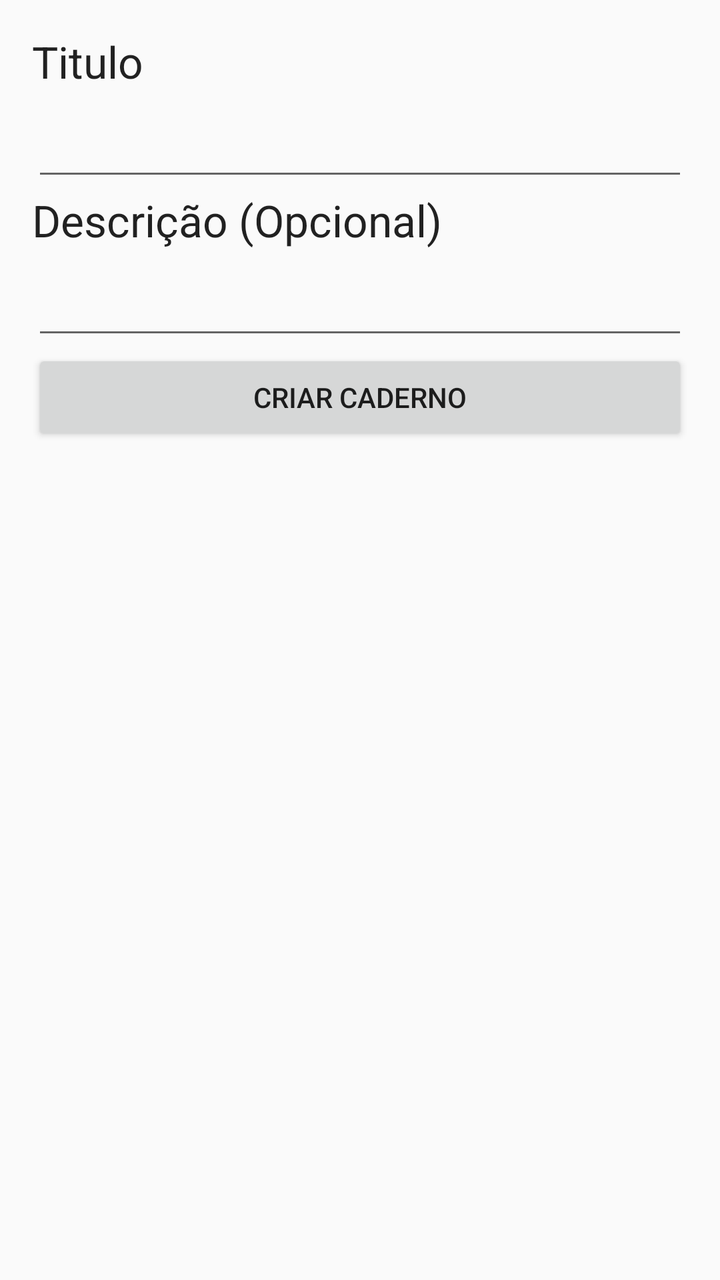
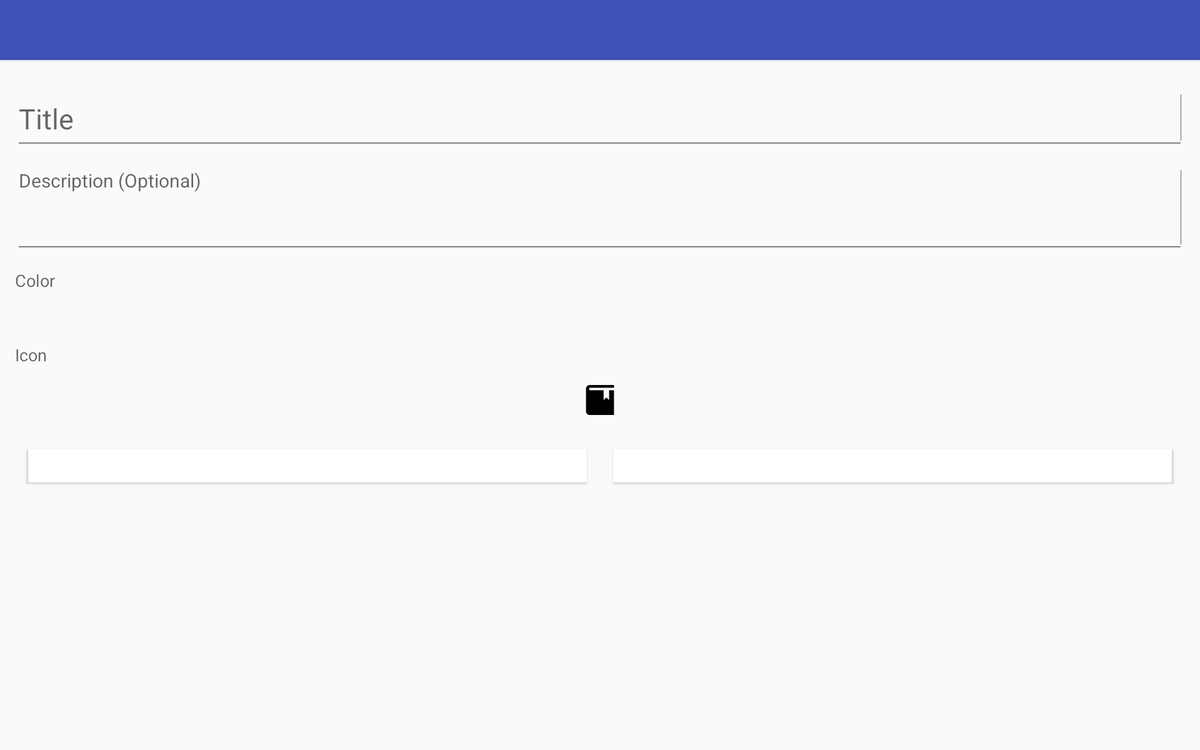

An Android layout and its configuration variant, each rendered on a device that would load it. The default file and the variant file are quoted in full after the pictures.
<!-- AndroidManifest.xml: application theme MyTheme -->
<!-- res/layout/fragment_criar_caderno.xml -->
<RelativeLayout xmlns:android="http://schemas.android.com/apk/res/android"
    xmlns:tools="http://schemas.android.com/tools" android:layout_width="match_parent"
    android:layout_height="match_parent" android:paddingLeft="@dimen/activity_horizontal_margin"
    android:paddingRight="@dimen/activity_horizontal_margin"
    android:paddingTop="@dimen/activity_vertical_margin"
    android:paddingBottom="@dimen/activity_vertical_margin"
    tools:context="com.lab11.nolram.cadernocamera.CriarCadernoActivityFragment">


    <LinearLayout
        android:orientation="vertical"
        android:layout_width="match_parent"
        android:layout_height="match_parent"
        android:id="@+id/linearLayout">

        <TextView
            android:layout_width="wrap_content"
            android:layout_height="wrap_content"
            android:textAppearance="?android:attr/textAppearanceLarge"
            android:text="Titulo"
            android:id="@+id/txt_titulo" />

        <EditText
            android:layout_width="fill_parent"
            android:layout_height="50dp"
            android:id="@+id/edtxt_titulo" />

        <TextView
            android:layout_width="wrap_content"
            android:layout_height="wrap_content"
            android:textAppearance="?android:attr/textAppearanceLarge"
            android:text="Descrição (Opcional)"
            android:id="@+id/txt_descricao" />

        <EditText
            android:layout_width="fill_parent"
            android:layout_height="50dp"
            android:id="@+id/edtxt_descricao" />

        <Button
            android:layout_width="fill_parent"
            android:layout_height="wrap_content"
            android:text="Criar Caderno"
            android:id="@+id/btn_criar_caderno" />
    </LinearLayout>
</RelativeLayout>
<!-- resources referenced by this layout -->
<resources>
  <dimen name="activity_horizontal_margin">16dp</dimen>
  <dimen name="activity_vertical_margin">16dp</dimen>
  <!-- from res/values-v21/ -->
  <style name="MyTheme" parent="MyTheme.Base" />
  <!-- from res/values-v21/ -->
  <style name="MyTheme.Base" parent="Theme.AppCompat.Light.DarkActionBar">
          <item name="windowNoTitle">true</item>
          
          <item name="windowActionBar">false</item>
          
          
          <item name="colorPrimary">@color/cor_fundo</item>
          
          <item name="colorPrimaryDark">@color/cor_fundo</item>
          
          <item name="colorAccent">@color/accent</item>
  
          <item name="android:windowNoTitle">true</item>
          
          <item name="android:windowActionBar">false</item>
          
          
          <item name="android:colorPrimary">@color/cor_fundo</item>
          
          <item name="android:colorPrimaryDark">@color/cor_fundo</item>
          
          <item name="android:colorAccent">@color/accent</item>
          <item name="android:progressBarStyle">@color/cor_forte</item>
  
          <item name="android:windowContentTransitions">true</item>
  
      
  
          <item name="android:windowAllowEnterTransitionOverlap">true</item>
          <item name="android:windowAllowReturnTransitionOverlap">true</item>
          <item name="android:windowSharedElementEnterTransition">@android:transition/move</item>
          <item name="android:windowSharedElementExitTransition">@android:transition/move</item>
  
  
      </style>
  <color name="cor_fundo">#303f9f</color>
  <color name="accent">#E91E63</color>
  <color name="cor_forte">#3f51b5</color>
</resources>
<!-- res/layout-xlarge/fragment_criar_caderno.xml (the repository's variant of the layout above) -->
<!-- drawn on a large tablet held sideways -->
<RelativeLayout xmlns:android="http://schemas.android.com/apk/res/android"
    xmlns:tools="http://schemas.android.com/tools" android:layout_width="match_parent"
    android:layout_height="match_parent"
    tools:context="com.lab11.nolram.cadernocamera.CriarCadernoActivityFragment">

    <android.support.v7.widget.Toolbar
        android:id="@+id/toolbar"
        android:layout_width="match_parent"
        android:layout_height="?attr/actionBarSize"
        android:background="@color/cor_forte"
        android:title="@string/criar_caderno"
        android:theme="@style/ThemeOverlay.AppCompat.Dark.ActionBar"
        android:popupTheme="@style/ThemeOverlay.AppCompat.Light"
        android:elevation="4dp" />

    <ScrollView
        android:layout_width="match_parent"
        android:layout_height="match_parent"
        android:layout_below="@id/toolbar"
        android:id="@+id/scrollView" >

        <LinearLayout
            android:layout_below="@id/toolbar"
            android:orientation="vertical"
            android:layout_width="fill_parent"
            android:layout_height="fill_parent"
            android:paddingLeft="@dimen/activity_horizontal_margin"
            android:paddingRight="@dimen/activity_horizontal_margin"
            android:paddingTop="@dimen/activity_vertical_margin"
            android:paddingBottom="@dimen/activity_vertical_margin"
            android:id="@+id/linearLayout">

            <android.support.design.widget.TextInputLayout
                android:layout_width="match_parent"
                android:layout_height="wrap_content">
                <EditText
                    android:layout_width="fill_parent"
                    android:layout_height="70dp"
                    android:textSize="30sp"
                    android:hint="@string/txt_title"
                    android:id="@+id/edtxt_titulo" />
            </android.support.design.widget.TextInputLayout>

            <android.support.design.widget.TextInputLayout
                android:layout_width="match_parent"
                android:layout_height="wrap_content">

                <EditText
                    android:layout_width="fill_parent"
                    android:layout_height="100dp"
                    android:textSize="20sp"
                    android:inputType="textMultiLine"
                    android:lines="8"
                    android:minLines="6"
                    android:gravity="top|left"
                    android:maxLines="10"
                    android:scrollbars="vertical"
                    android:hint="@string/txt_description"
                    android:id="@+id/edtxt_descricao" />
            </android.support.design.widget.TextInputLayout>

            <TextView
                android:layout_width="wrap_content"
                android:layout_height="wrap_content"
                android:layout_marginTop="15dp"
                android:textAppearance="?android:attr/textAppearanceMedium"
                android:text="@string/txt_cor"
                android:id="@+id/txt_cor" />

            <HorizontalScrollView
                android:layout_width="match_parent"
                android:layout_height="match_parent">

                <RadioGroup
                    android:id="@+id/rd_cor"
                    android:orientation="horizontal"
                    android:layout_width="fill_parent"
                    android:layout_height="wrap_content"
                    android:layout_gravity="center_horizontal"
                    android:layout_centerVertical="true"
                    android:padding="10dp"
                    android:layout_centerHorizontal="true">

                    <RadioButton
                        android:id="@+id/rd_alizarin"
                        android:layout_width="wrap_content"
                        android:layout_height="wrap_content"
                        android:layout_marginRight="@dimen/right_escolhas"
                        android:layout_marginEnd="@dimen/right_escolhas"
                        android:layout_marginTop="@dimen/top_escolhas"
                        android:button="@drawable/cb_alizarin"/>

                    <RadioButton
                        android:id="@+id/rd_amethyst"
                        android:layout_width="wrap_content"
                        android:layout_height="wrap_content"
                        android:layout_marginRight="@dimen/right_escolhas"
                        android:layout_marginEnd="@dimen/right_escolhas"
                        android:layout_marginTop="@dimen/top_escolhas"
                        android:button="@drawable/cb_amethyst"/>

                    <RadioButton
                        android:id="@+id/rd_carrot"
                        android:layout_width="wrap_content"
                        android:layout_height="wrap_content"
                        android:layout_marginRight="@dimen/right_escolhas"
                        android:layout_marginEnd="@dimen/right_escolhas"
                        android:layout_marginTop="@dimen/top_escolhas"
                        android:button="@drawable/cb_carrot"/>

                    <RadioButton
                        android:id="@+id/rd_pink"
                        android:layout_width="wrap_content"
                        android:layout_height="wrap_content"
                        android:layout_marginRight="@dimen/right_escolhas"
                        android:layout_marginEnd="@dimen/right_escolhas"
                        android:layout_marginTop="@dimen/top_escolhas"
                        android:button="@drawable/cb_clouds"/>

                    <RadioButton
                        android:id="@+id/rd_concrete"
                        android:layout_width="wrap_content"
                        android:layout_height="wrap_content"
                        android:layout_marginRight="@dimen/right_escolhas"
                        android:layout_marginEnd="@dimen/right_escolhas"
                        android:layout_marginTop="@dimen/top_escolhas"
                        android:button="@drawable/cb_concrete"/>

                    <RadioButton
                        android:id="@+id/rd_emerald"
                        android:layout_width="wrap_content"
                        android:layout_height="wrap_content"
                        android:layout_marginRight="@dimen/right_escolhas"
                        android:layout_marginEnd="@dimen/right_escolhas"
                        android:layout_marginTop="@dimen/top_escolhas"
                        android:button="@drawable/cb_emerald"/>

                    <RadioButton
                        android:id="@+id/rd_peter_river"
                        android:layout_width="wrap_content"
                        android:layout_height="wrap_content"
                        android:layout_marginRight="@dimen/right_escolhas"
                        android:layout_marginEnd="@dimen/right_escolhas"
                        android:layout_marginTop="@dimen/top_escolhas"
                        android:button="@drawable/cb_peter_river"/>

                    <RadioButton
                        android:id="@+id/rd_sun_flower"
                        android:layout_width="wrap_content"
                        android:layout_height="wrap_content"
                        android:layout_marginRight="@dimen/right_escolhas"
                        android:layout_marginEnd="@dimen/right_escolhas"
                        android:layout_marginTop="@dimen/top_escolhas"
                        android:button="@drawable/cb_sun_flower"/>

                    <RadioButton
                        android:id="@+id/rd_turquoise"
                        android:layout_width="wrap_content"
                        android:layout_height="wrap_content"
                        android:layout_marginRight="@dimen/right_escolhas"
                        android:layout_marginEnd="@dimen/right_escolhas"
                        android:layout_marginTop="@dimen/top_escolhas"
                        android:button="@drawable/cb_turquoise"/>

                    <RadioButton
                        android:id="@+id/rd_wet_asphalt"
                        android:layout_width="wrap_content"
                        android:layout_height="wrap_content"
                        android:layout_marginRight="@dimen/right_escolhas"
                        android:layout_marginEnd="@dimen/right_escolhas"
                        android:layout_marginTop="@dimen/top_escolhas"
                        android:button="@drawable/cb_wet_asphalt"/>

                    <RadioButton
                        android:id="@+id/rd_black"
                        android:layout_width="wrap_content"
                        android:layout_height="wrap_content"
                        android:layout_marginRight="@dimen/right_escolhas"
                        android:layout_marginEnd="@dimen/right_escolhas"
                        android:layout_marginTop="@dimen/top_escolhas"
                        android:button="@drawable/cb_black"/>

                </RadioGroup>
            </HorizontalScrollView>

            <TextView
                android:layout_width="wrap_content"
                android:layout_height="wrap_content"
                android:layout_marginTop="15dp"
                android:textAppearance="?android:attr/textAppearanceMedium"
                android:text="@string/txt_icon"/>

            <ImageButton
                android:layout_width="wrap_content"
                android:layout_height="wrap_content"
                android:padding="20dp"
                android:background="?attr/selectableItemBackground"
                android:id="@+id/btn_img_picker"
                android:layout_gravity="center_horizontal"
                android:src="@drawable/book_2"/>

            <LinearLayout
                android:id="@+id/LinearLayout02"
                android:layout_height="wrap_content"
                android:layout_width="fill_parent"
                android:layout_alignParentBottom="true">
                <Button
                    android:layout_width="fill_parent"
                    android:layout_height="wrap_content"
                    android:text="@string/txt_cancelar"
                    android:layout_margin="10dp"
                    android:theme="@style/ButtonCancel"
                    android:textColor="@color/branco"
                    android:id="@+id/btn_cancelar"
                    android:layout_weight="1"/>
                <Button
                    android:layout_width="fill_parent"
                    android:layout_height="wrap_content"
                    android:text="@string/txt_criar_caderno"
                    android:theme="@style/ButtonConfirm"
                    android:textColor="@color/branco"
                    android:layout_margin="10dp"
                    android:id="@+id/btn_criar_caderno"
                    android:layout_weight="1"/>
            </LinearLayout>
        </LinearLayout>
    </ScrollView>
</RelativeLayout>
<!-- resources referenced by the variant -->
<!-- as a large tablet held sideways resolves them -->
<resources>
  <color name="branco">#ffffff</color>
  <color name="cor_forte">#3f51b5</color>
  <dimen name="activity_horizontal_margin">16dp</dimen>
  <dimen name="activity_vertical_margin">16dp</dimen>
  <dimen name="right_escolhas">20dp</dimen>
  <dimen name="top_escolhas">0dp</dimen>
  <!-- drawable cb_carrot (drawable-hdpi) -->
  <?xml version="1.0" encoding="utf-8"?>
  <selector xmlns:android="http://schemas.android.com/apk/res/android">
      <item android:state_checked="true"
          android:drawable="@drawable/img_check" />
      <item android:state_pressed="true"
          android:drawable="@drawable/img_check" />
      <item android:drawable="@drawable/img_carrot" />
  </selector>
  <!-- drawable cb_clouds (drawable-hdpi) -->
  <?xml version="1.0" encoding="utf-8"?>
  <selector xmlns:android="http://schemas.android.com/apk/res/android">
      <item android:state_checked="true"
          android:drawable="@drawable/img_check" />
      <item android:state_pressed="true"
          android:drawable="@drawable/img_check" />
      <item android:drawable="@drawable/img_clouds" />
  </selector>
  <string name="criar_caderno">Create Notebook</string>
  <string name="txt_cancelar">Cancel</string>
  <string name="txt_cor">Color</string>
  <string name="txt_criar_caderno">Create</string>
  <string name="txt_description">Description (Optional)</string>
  <string name="txt_icon">Icon</string>
  <string name="txt_title">Title</string>
  <!-- from res/values-v21/ -->
  <style name="ButtonCancel" parent="Theme.AppCompat.Light.DarkActionBar">
          <item name="android:colorButtonNormal">@color/button_color_cancel</item>
      </style>
  <!-- from res/values-v21/ -->
  <style name="ButtonConfirm" parent="Theme.AppCompat.Light.DarkActionBar">
          <item name="android:colorButtonNormal">@color/button_color_blue</item>
      </style>
  <!-- from res/values-v21/ -->
  <style name="MyTheme" parent="MyTheme.Base" />
  <!-- drawable img_check_black (drawable-hdpi) -->
  <?xml version="1.0" encoding="utf-8"?>
  <layer-list xmlns:android="http://schemas.android.com/apk/res/android">
  
      <item android:drawable="@drawable/check_black"
          android:bottom="10dp"
          android:left="10dp"
          android:right="10dp"
          android:top="10dp"/>
  
  </layer-list>
  <!-- drawable img_check_concrete (drawable-hdpi) -->
  <?xml version="1.0" encoding="utf-8"?>
  <layer-list xmlns:android="http://schemas.android.com/apk/res/android">
  
      <item android:drawable="@drawable/check_concrete"
          android:bottom="10dp"
          android:left="10dp"
          android:right="10dp"
          android:top="10dp"/>
  
  </layer-list>
  <!-- drawable img_check_sun_flower (drawable-hdpi) -->
  <?xml version="1.0" encoding="utf-8"?>
  <layer-list xmlns:android="http://schemas.android.com/apk/res/android">
  
      <item android:drawable="@drawable/check_sun_flower"
          android:bottom="10dp"
          android:left="10dp"
          android:right="10dp"
          android:top="10dp"/>
  
  </layer-list>
  <!-- drawable img_check_turquoise (drawable-hdpi) -->
  <?xml version="1.0" encoding="utf-8"?>
  <layer-list xmlns:android="http://schemas.android.com/apk/res/android">
  
      <item android:drawable="@drawable/check_turquoise"
          android:bottom="10dp"
          android:left="10dp"
          android:right="10dp"
          android:top="10dp"/>
  
  </layer-list>
  <color name="flatui_alizarin">#c62828</color>
  <color name="flatui_amethyst">#7b1fa2</color>
  <color name="cinza">#404040</color>
  <color name="flatui_carrot">#ffa000</color>
  <color name="flatui_pink_weak">#f06292</color>
  <color name="flatui_concrete">#616161</color>
  <color name="flatui_emerald">#4caf50</color>
  <color name="flatui_peter_river">#5c6bc0</color>
  <color name="flatui_sun_flower">#f57c00</color>
  <color name="flatui_turquoise">#1976d2</color>
  <color name="flatui_wet_asphalt">#607d8b</color>
  <color name="cor_fundo">#303f9f</color>
  <color name="accent">#E91E63</color>
</resources>
